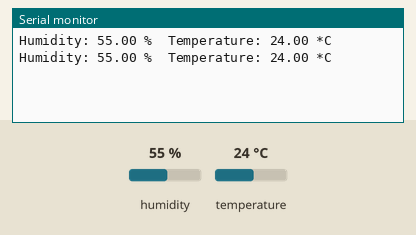
The sketch below on a simulated ESP32. On the bench: the last lines printed to the serial monitor. Inputs (shaded band) come from the test bench; at power-on: humidity 55 %, temperature 24 °C.

Above: at 4.8 s.
4.9 s: humidity set to 22 %
At 6.7 s:
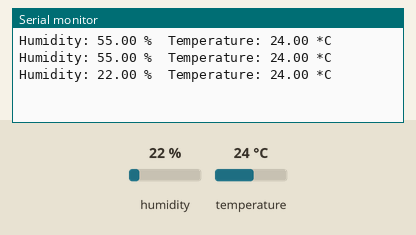
7.9 s: temperature set to 12 °C
At 9.0 s:
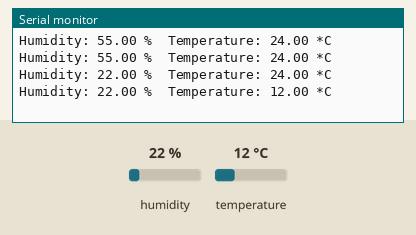
10.9 s: humidity set to 40 %
At 12.6 s:
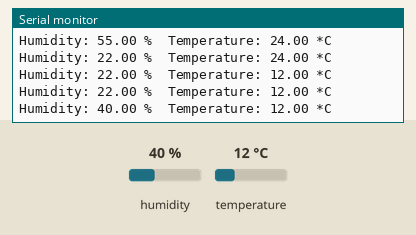
Timing chart, 0 to 14.1 s (numbered marks = the images above; inputs shaded):
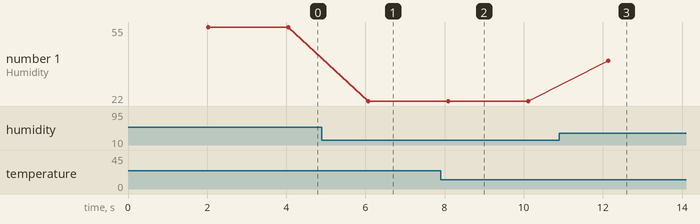

Measured:
- after the input at 4.9 s, the serial monitor: prints a new line after 1.2 s (image 1)
- after the input at 7.9 s, the serial monitor: prints a new line after 0.19 s (image 2)
- after the input at 10.9 s, the serial monitor: prints a new line after 1.2 s (image 3)
- plotted number 1: 55 → 22 after the input at 4.9 s, 22 → 40 after the input at 10.9 s

The sketch:

Test_DHT.ino
```cpp
#include <DHT.h>

// Chân kết nối DHT
#define DHTPIN 33
// Loại cảm biến DHT
#define DHTTYPE DHT11

// Khởi tạo DHT sensor
DHT dht(DHTPIN, DHTTYPE);

void setup() {
  // Khởi động giao tiếp nối tiếp (serial communication)
  Serial.begin(9600);

  // Khởi tạo cảm biến DHT
  dht.begin();
}

void loop() {
  // Chờ một chút giữa các lần đọc dữ liệu
  delay(2000);

  // Đọc giá trị độ ẩm
  float h = dht.readHumidity();
  // Đọc giá trị nhiệt độ (độ C)
  float t = dht.readTemperature();

  // Kiểm tra nếu việc đọc dữ liệu thất bại và hiển thị thông báo lỗi
  if (isnan(h) || isnan(t)) {
    Serial.println("Failed to read from DHT sensor!");
    return;
  }

  // Hiển thị giá trị độ ẩm và nhiệt độ lên Serial Monitor
  Serial.print("Humidity: ");
  Serial.print(h);
  Serial.print(" %\t");
  Serial.print("Temperature: ");
  Serial.print(t);
  Serial.println(" *C");
}
```
